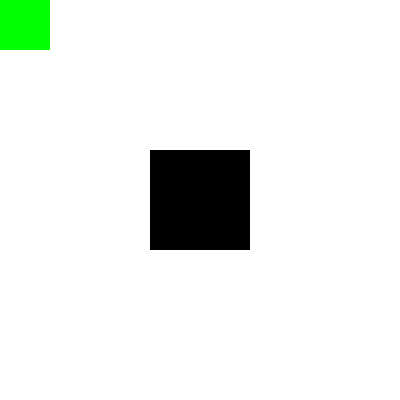
Frame 1 (no input)
Frame 60 (the mouse pressed at the canvas centre just before this capture): identical to frame 1, image omitted
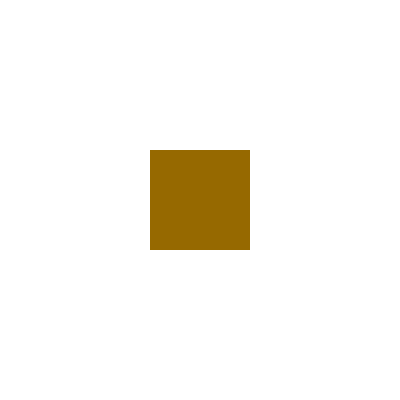
Frame 120 (the mouse held since frame 60 and released just before this capture)

The Processing sketch that drew these frames (run headless with seeded random() and noise(); from frame 60 on, the mouse is pressed at the canvas centre):

// Processing sketch: s8_collision_rect_rect
// ── s8_collision_rect_rect.pde
// 四角形1のx,y座標、幅、高さ
float rect1X=100,rect1Y=100,rect1W=100,rect1H=100;
// 四角形2のx,y座標、幅、高さ
float rect2X=150,rect2Y=150,rect2W=100,rect2H=100;

void setup() {
  size(400, 400);
}

void draw() {
  background(255);
  noStroke();

  rect1X = mouseX-50;
  rect1Y = mouseY-50;
  fill(0, 255, 0);
  rect(rect1X, rect1Y, rect1W, rect1H);
  
  if (rect1X < rect2X+rect2W &&
      rect1X+rect1W > rect2X &&
      rect1Y < rect2Y+rect2H &&
      rect1Y+rect1H > rect2Y) {
    fill(255,0,0,150);
  } else {
    fill(0);
  }
  rect(rect2X, rect2Y, rect2W, rect2H);  
}
